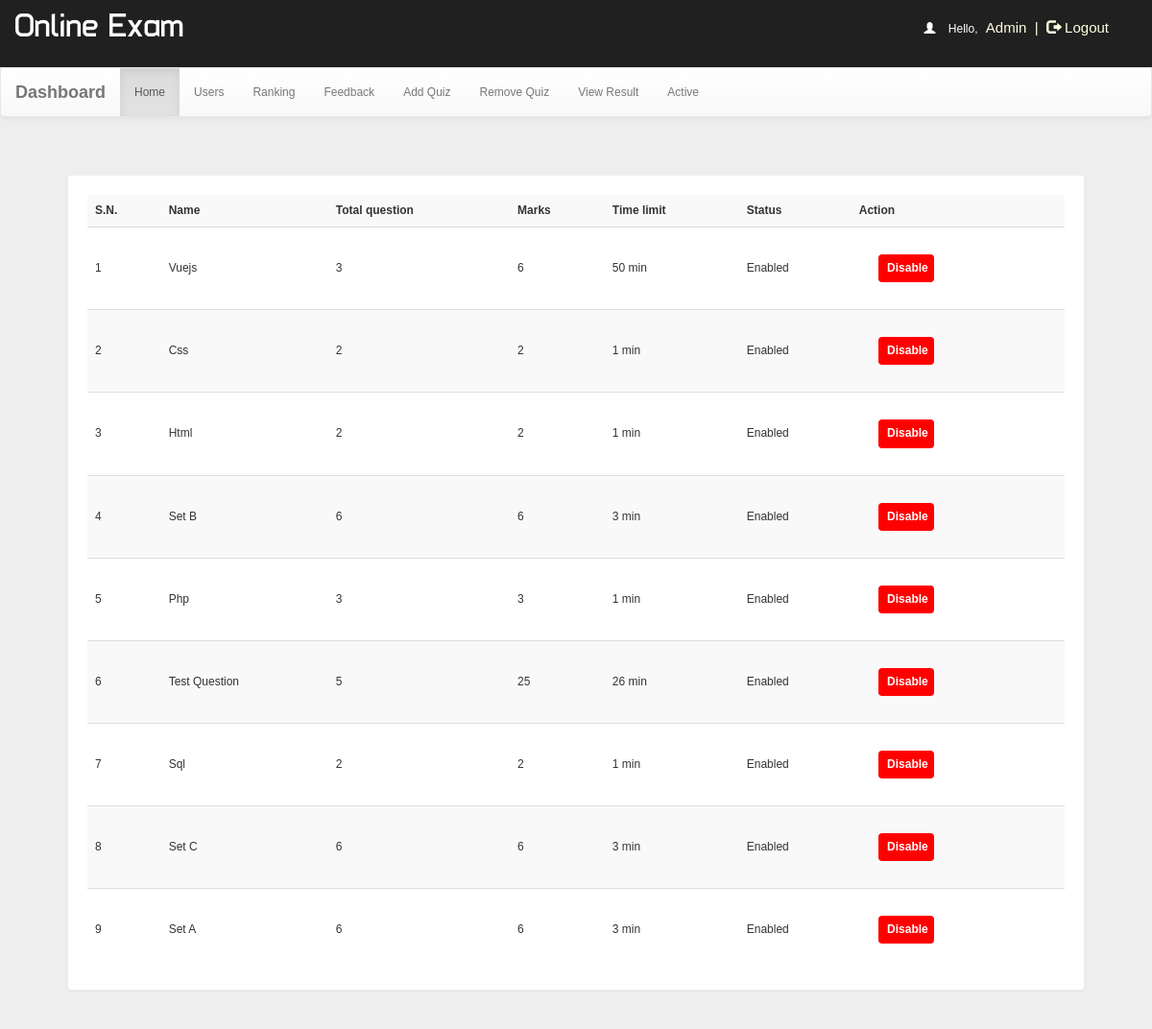
Screenshot of /dash.php?q=0 (signed in) with the database file from the repository.
### tables this page shows
CREATE TABLE `quiz` (
  `id` int(100) NOT NULL,
  `eid` text NOT NULL,
  `title` varchar(100) NOT NULL,
  `correct` int(11) NOT NULL,
  `wrong` int(11) NOT NULL,
  `total` int(11) NOT NULL,
  `time` bigint(20) NOT NULL,
  `date` timestamp NOT NULL DEFAULT CURRENT_TIMESTAMP ON UPDATE CURRENT_TIMESTAMP,
  `status` varchar(10) NOT NULL
);

### dash.php (the view, shortened to what this page needs)
<!DOCTYPE html PUBLIC "-//W3C//DTD XHTML 1.0 Transitional//EN" "http://www.w3.org/TR/xhtml1/DTD/xhtml1-transitional.dtd">
<html xmlns="http://www.w3.org/1999/xhtml">
<head>
<link  rel="stylesheet" href="css/bootstrap.min.css"/>
 <link  rel="stylesheet" href="css/bootstrap-theme.min.css"/>
 <link rel="stylesheet" href="css/main.css">
 <link  rel="stylesheet" href="css/font.css">
</head>
<body  style="background:#eee;">
<div class="header">
<div class="row">
<div class="col-lg-6">
<span class="logo">Online Exam</span></div>
<?php
include_once 'dbConnection.php';
if (!(isset($_SESSION['username']))  || ($_SESSION['key']) != '54585c506829293a2d4c3b68543b316e2e7a2d277858545a36362e5f39') {
    session_destroy();
    header("location:index.php");
} else {
    $name     = $_SESSION['name'];
    echo '<span class="pull-right top title1" ><span style="color:white"><span class="glyphicon glyphicon-user" aria-hidden="true"></span>&nbsp;&nbsp;&nbsp;&nbsp;Hello,</span> <span class="log log1" style="color:lightyellow">' . $name . '&nbsp;&nbsp;|&nbsp;&nbsp;<a href="logout.php?q=account.php" style="color:lightyellow"><span class="glyphicon glyphicon-log-out" aria-hidden="true"></span>&nbsp;Logout</button></a></span>';
}
?>
</div></div>
<nav class="navbar navbar-default  title1">
  <div class="container-fluid">
    <div class="navbar-header">
      <a class="navbar-brand" href="dash.php?q=0"><b>Dashboard</b></a>
    </div>
    <div class="collapse navbar-collapse" id="bs-example-navbar-collapse-1">
      <ul class="nav navbar-nav">
        <li <?php
if (@$_GET['q'] == 0)
    echo 'class="active"';
?>><a href="dash.php?q=0">Home<span class="sr-only">(current)</span></a></li>
        <li <?php
if (@$_GET['q'] == 1)
    echo 'class="active"';
?>><a href="dash.php?q=1">Users</a></li>
    <li <?php
if (@$_GET['q'] == 2)
    echo 'class="active"';
?>><a href="dash.php?q=2">Ranking</a></li>
    <li <?php
if (@$_GET['q'] == 3)
    echo 'class="active"';
?>><a href="dash.php?q=3">Feedback</a></li>
        <li <?php
if (@$_GET['q'] == 4)
    echo 'class="active"';
?>><a href="dash.php?q=4">Add Quiz</a></li>
        <li <?php
if (@$_GET['q'] == 5)
    echo 'class="active"';
?>><a href="dash.php?q=5">Remove Quiz</a></li>
<li <?php
if (@$_GET['q'] == 7)
  echo 'class="active"';
?>><a href="dash.php?q=7">View Result</a></li>
<li <?php
if (@$_GET['q'] == 6)
    echo 'class="active"';
?>><a href="dash.php?q=6">Active</a></li>
      </ul>
          </div>
  </div>
</nav>
<div class="container">
<div class="row">
<div class="col-md-12">
<?php
if (@$_GET['q'] == 0) {
    $result = mysqli_query($con, "SELECT * FROM quiz ORDER BY date DESC") or die('Error');
    ?>
    <div class="panel">
        <table class="table table-striped title1" style="vertical-align:middle">
            <tr>
                <td style="vertical-align:middle"><b>S.N.</b></td>
                <td style="vertical-align:middle"><b>Name</b></td>
                <td style="vertical-align:middle"><b>Total question</b></td>
                <td style="vertical-align:middle"><b>Marks</b></td>
                <td style="vertical-align:middle"><b>Time limit</b></td>
                <td style="vertical-align:middle"><b>Status</b></td>
                <td style="vertical-align:middle"><b>Action</b></td>
            </tr>
    <?php
    $c = 1;
    while ($row = mysqli_fetch_array($result)) {
        $title   = $row['title'];
        $total   = $row['total'];
        $correct = $row['correct'];
        $time    = $row['time'];
        $eid     = $row['eid'];
        $status  = $row['status'];
        if ($status == "enabled") {
            ?>
            <tr>
                <td style="vertical-align:middle"><?php echo $c++ ; ?></td>
                <td style="vertical-align:middle"><?php echo $title;  ?></td>
                <td style="vertical-align:middle"><?php echo $total;  ?></td>
                <td style="vertical-align:middle"><?php echo $correct * $total;  ?></td>
                <td style="vertical-align:middle"><?php echo $time;  ?>&nbsp;min</td>
                <td style="vertical-align:middle">Enabled</td>
                <td style="vertical-align:middle"><b><a href="update.php?deidquiz=<?php echo $eid;  ?>" class="btn logb" style="color:#FFFFFF;background:#ff0000;font-size:12px;padding:5px;">&nbsp;<span><b>Disable</b></span>
                        </a>
                    </b>
                </td>
            </tr>
            <?php
        }
    }
}
?>
</div>
</div></div>
</body>
</html>

### css/main.css (style rules this page uses)
body { overflow-x:hidden;width:100%;font: 12px "Century Gothic", "Times Roman", sans-serif;background:#eee;min-height:550px;background-attachment:fixed; }
.panel { border-color:#eee;margin:40px;padding:20px;font: 15px "Century Gothic", "Times Roman", sans-serif; }
.header { background:#202020;height:70px; }
.logo { font-family:'typo';font-size:35px;color:#ffffff;margin:15px; }
.title1 { font: 12px "Century Gothic", "Times Roman", sans-serif; }
.logb { color:#FFFFFF;background:#0000ff;font-size:15px;margin:20px;padding:8px; }
.top { margin-top:20px; }
.log1 { font: 15px 'Ubuntu', sans-serif;color:#0000ff;margin-left:10px; }
.log { margin:10px;margin-right:60px;margin-left:5px;color:#ffffb3;text-decoration:none;font-size:20px;font-size:15px; }

### rows the page displays
quiz: title "Vuejs", total "3", $correct * $total "6", time "50"
quiz: title "Css", total "2", $correct*$total "2", time "1"
quiz: title "Html", total "2", $correct*$total "2", time "1"
quiz: title "Set B", total "6", $correct*$total "6", time "3"
quiz: title "Php", total "3", $correct*$total "3", time "1"
quiz: title "Test Question", total "5", $correct * $total "25", time "26"
quiz: title "Sql", total "2", $correct*$total "2", time "1"
quiz: title "Set C", total "6", $correct*$total "6", time "3"
quiz: title "Set A", total "6", $correct*$total "6", time "3"

### other values shown
$name "Admin"
